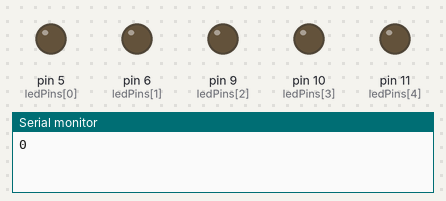
This sketch was run on a simulated Arduino Uno, built with avr-gcc and run on an emulated ATmega328P. Parts: output pins drawn as LEDs (lit = HIGH), the last lines printed to the serial monitor.

Above: at 0.1 s.
At 4.6 s:
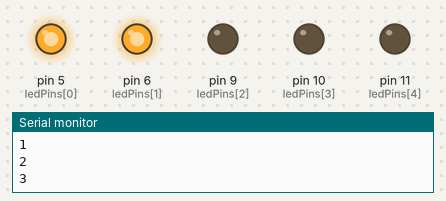
At 9.1 s:
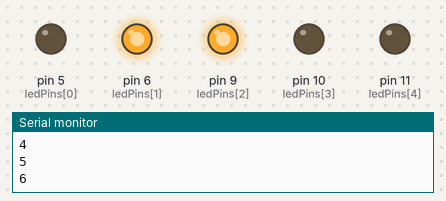
At 18.1 s:
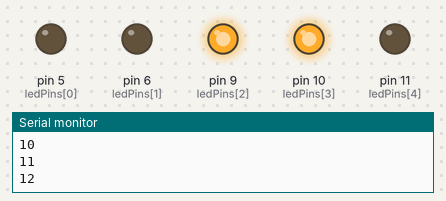
At 27.1 s:
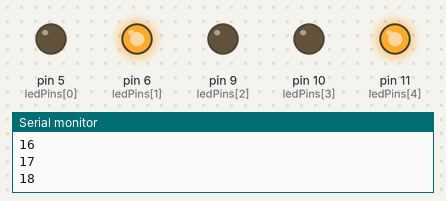
At 37.6 s:
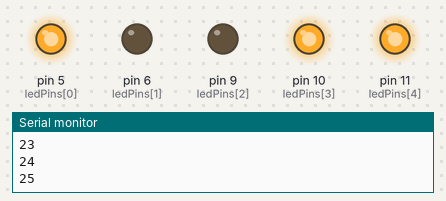
Timing chart, 0 to 40.0 s (numbered marks = the images above):
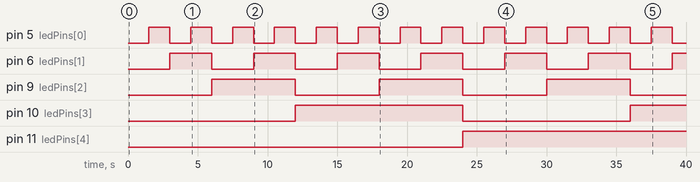

The sketch:

Lesson6.ino
```cpp
// (licence header left out)
//5 digit binary counter
int ledPins[] = {5, 6, 9, 10, 11}; // Declare an array to store the LED pins
int count = 0; // Initialize the count to 0

void setup() {
  Serial.begin(9600);
  for (int i = 0; i < 5; i++) {
    pinMode(ledPins[i], OUTPUT); // Set each LED pin as an output
  }
}

void loop() {
  // Convert the count to binary and display it on the LEDs
  for (int i = 0; i < 5; i++) {
    digitalWrite(ledPins[i], bitRead(count, i));
  }
  Serial.println(count);

  delay(1500); // Wait for 1500ms
  count++; // Increment the count

  // If the count is greater than 31, reset it to 0
  if (count > 31) {
    count = 0;
  }
}
```

Measured:
- by itself, pin 5 (ledPins[0]): alternates HIGH for 1.5 s and LOW for 1.5 s
- by itself, pin 6 (ledPins[1]): alternates HIGH for 3.0 s and LOW for 3.0 s
- by itself, pin 9 (ledPins[2]): alternates HIGH for 6.0 s and LOW for 6.0 s
- by itself, pin 10 (ledPins[3]): LOW → HIGH at 12.0 s, → LOW 12.0 s later, → HIGH 12.0 s later
- by itself, pin 11 (ledPins[4]): LOW → HIGH at 24.0 s
